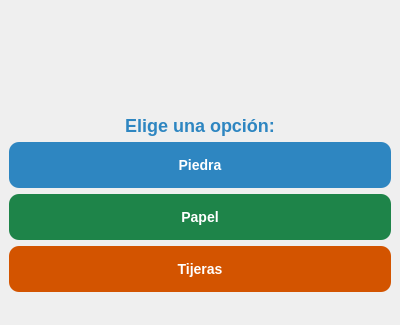
<?xml version="1.0" encoding="UTF-8"?>
<ui version="4.0">
 <class>MainWindow</class>
 <widget class="QMainWindow" name="MainWindow">
  <property name="geometry">
   <rect>
    <x>0</x>
    <y>0</y>
    <width>400</width>
    <height>300</height>
   </rect>
  </property>
  <property name="windowTitle">
   <string>Piedra, Papel, Tijeras</string>
  </property>
  <widget class="QWidget" name="centralwidget">
   <layout class="QVBoxLayout" name="verticalLayoutMain">
    <item>
     <layout class="QHBoxLayout" name="horizontalLayoutTop">
      <item>
       <widget class="QLabel" name="label_izquierda">
        <property name="styleSheet">
         <string notr="true">font-size: 14px; font-weight: bold; color: #2E86C1;</string>
        </property>
        <property name="text">
         <string/>
        </property>
        <property name="pixmap">
         <pixmap resource="../../Archivo/recursos.qrc">:/Logos/logouat2.jpg</pixmap>
        </property>
        <property name="scaledContents">
         <bool>true</bool>
        </property>
        <property name="alignment">
         <set>Qt::AlignLeading</set>
        </property>
        <!-- Tamaño fijo para la imagen izquierda -->
        <property name="minimumSize">
         <size>
          <width>100</width>
          <height>100</height>
         </size>
        </property>
        <property name="maximumSize">
         <size>
          <width>100</width>
          <height>100</height>
         </size>
        </property>
       </widget>
      </item>
      <item>
       <widget class="QLabel" name="label_derecha">
        <property name="styleSheet">
         <string notr="true">font-size: 14px; font-weight: bold; color: #2E86C1;</string>
        </property>
        <property name="text">
         <string/>
        </property>
        <property name="pixmap">
         <pixmap resource="../../Archivo/recursos.qrc">:/Logos/logouat.jpg</pixmap>
        </property>
        <property name="scaledContents">
         <bool>true</bool>
        </property>
        <property name="alignment">
         <set>Qt::AlignRight</set>
        </property>
        <!-- Tamaño fijo para la imagen derecha -->
        <property name="minimumSize">
         <size>
          <width>100</width>
          <height>100</height>
         </size>
        </property>
        <property name="maximumSize">
         <size>
          <width>100</width>
          <height>100</height>
         </size>
        </property>
       </widget>
      </item>
     </layout>
    </item>
    <item>
     <widget class="QLabel" name="label">
      <property name="styleSheet">
       <string notr="true">font-size: 18px; font-weight: bold; color: #2E86C1;</string>
      </property>
      <property name="text">
       <string>Elige una opción:</string>
      </property>
      <property name="alignment">
       <set>Qt::AlignCenter</set>
      </property>
     </widget>
    </item>
    <item>
     <widget class="QPushButton" name="boton_piedra">
      <property name="styleSheet">
       <string notr="true">background-color: #2E86C1; color: white; padding: 15px; border-radius: 10px; font-size: 14px; font-weight: bold;</string>
      </property>
      <property name="text">
       <string>Piedra</string>
      </property>
     </widget>
    </item>
    <item>
     <widget class="QPushButton" name="boton_papel">
      <property name="styleSheet">
       <string notr="true">background-color: #1E8449; color: white; padding: 15px; border-radius: 10px; font-size: 14px; font-weight: bold;</string>
      </property>
      <property name="text">
       <string>Papel</string>
      </property>
     </widget>
    </item>
    <item>
     <widget class="QPushButton" name="boton_tijeras">
      <property name="styleSheet">
       <string notr="true">background-color: #D35400; color: white; padding: 15px; border-radius: 10px; font-size: 14px; font-weight: bold;</string>
      </property>
      <property name="text">
       <string>Tijeras</string>
      </property>
     </widget>
    </item>
    <item>
     <widget class="QLabel" name="label_resultado">
      <property name="styleSheet">
       <string notr="true">font-size: 16px; color: #2E86C1; font-weight: bold;</string>
      </property>
      <property name="text">
       <string/>
      </property>
      <property name="alignment">
       <set>Qt::AlignCenter</set>
      </property>
     </widget>
    </item>
   </layout>
  </widget>
 </widget>
 <resources>
  <include location="../../Archivo/recursos.qrc"/>
 </resources>
 <connections/>
</ui>
